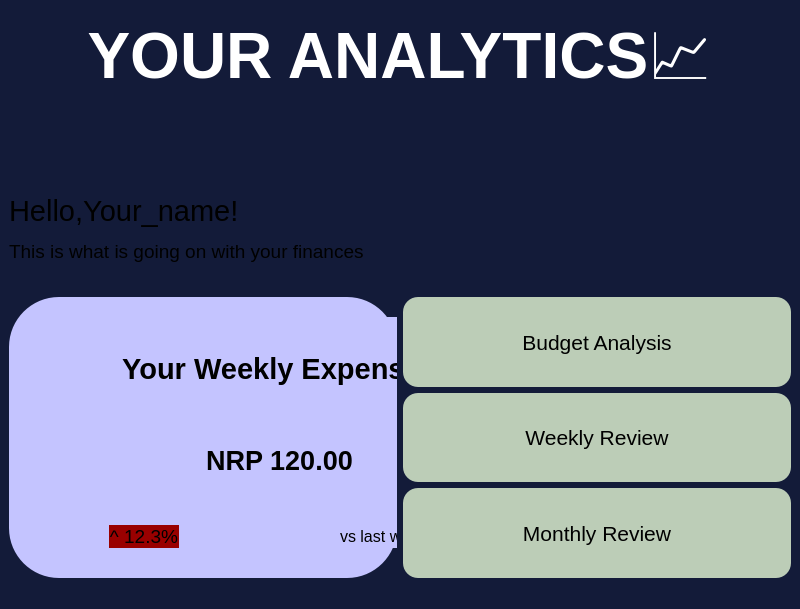
<?xml version="1.0" encoding="UTF-8"?>
<ui version="4.0">
 <class>analysisWindow</class>
 <widget class="QMainWindow" name="analysisWindow">
  <property name="geometry">
   <rect>
    <x>0</x>
    <y>0</y>
    <width>800</width>
    <height>609</height>
   </rect>
  </property>
  <property name="palette">
   <palette>
    <active>
     <colorrole role="Button">
      <brush brushstyle="SolidPattern">
       <color alpha="255">
        <red>19</red>
        <green>27</green>
        <blue>57</blue>
       </color>
      </brush>
     </colorrole>
     <colorrole role="ButtonText">
      <brush brushstyle="SolidPattern">
       <color alpha="255">
        <red>0</red>
        <green>0</green>
        <blue>0</blue>
       </color>
      </brush>
     </colorrole>
     <colorrole role="Base">
      <brush brushstyle="SolidPattern">
       <color alpha="255">
        <red>19</red>
        <green>27</green>
        <blue>57</blue>
       </color>
      </brush>
     </colorrole>
     <colorrole role="Window">
      <brush brushstyle="SolidPattern">
       <color alpha="255">
        <red>19</red>
        <green>27</green>
        <blue>57</blue>
       </color>
      </brush>
     </colorrole>
    </active>
    <inactive>
     <colorrole role="Button">
      <brush brushstyle="SolidPattern">
       <color alpha="255">
        <red>19</red>
        <green>27</green>
        <blue>57</blue>
       </color>
      </brush>
     </colorrole>
     <colorrole role="ButtonText">
      <brush brushstyle="SolidPattern">
       <color alpha="255">
        <red>0</red>
        <green>0</green>
        <blue>0</blue>
       </color>
      </brush>
     </colorrole>
     <colorrole role="Base">
      <brush brushstyle="SolidPattern">
       <color alpha="255">
        <red>19</red>
        <green>27</green>
        <blue>57</blue>
       </color>
      </brush>
     </colorrole>
     <colorrole role="Window">
      <brush brushstyle="SolidPattern">
       <color alpha="255">
        <red>19</red>
        <green>27</green>
        <blue>57</blue>
       </color>
      </brush>
     </colorrole>
    </inactive>
    <disabled>
     <colorrole role="Button">
      <brush brushstyle="SolidPattern">
       <color alpha="255">
        <red>19</red>
        <green>27</green>
        <blue>57</blue>
       </color>
      </brush>
     </colorrole>
     <colorrole role="Base">
      <brush brushstyle="SolidPattern">
       <color alpha="255">
        <red>19</red>
        <green>27</green>
        <blue>57</blue>
       </color>
      </brush>
     </colorrole>
     <colorrole role="Window">
      <brush brushstyle="SolidPattern">
       <color alpha="255">
        <red>19</red>
        <green>27</green>
        <blue>57</blue>
       </color>
      </brush>
     </colorrole>
    </disabled>
   </palette>
  </property>
  <property name="windowTitle">
   <string>MainWindow</string>
  </property>
  <property name="styleSheet">
   <string notr="true">background-color: #131b39;

</string>
  </property>
  <widget class="QWidget" name="centralwidget">
   <property name="styleSheet">
    <string notr="true">background-color: rgb(19, 27, 57);</string>
   </property>
   <layout class="QGridLayout" name="gridLayout">
    <item row="2" column="1">
     <layout class="QVBoxLayout" name="verticalLayout_4">
      <item>
       <widget class="QPushButton" name="pushButton_2">
        <property name="sizePolicy">
         <sizepolicy hsizetype="Expanding" vsizetype="Expanding">
          <horstretch>0</horstretch>
          <verstretch>0</verstretch>
         </sizepolicy>
        </property>
        <property name="styleSheet">
         <string notr="true">QPushButton {
    background-color: #bccdb7;
    border-radius: 15px;
    padding: 10px;
    font-size: 16pt;
    color: black; /* &lt;-- Text color */
}

QPushButton:hover {
    background-color: #b8e6c1;
    color: black; /* Ensure hover doesn't change text color */
}</string>
        </property>
        <property name="text">
         <string>Budget Analysis</string>
        </property>
       </widget>
      </item>
      <item>
       <widget class="QPushButton" name="pushButton_3">
        <property name="sizePolicy">
         <sizepolicy hsizetype="Expanding" vsizetype="Expanding">
          <horstretch>0</horstretch>
          <verstretch>0</verstretch>
         </sizepolicy>
        </property>
        <property name="minimumSize">
         <size>
          <width>40</width>
          <height>10</height>
         </size>
        </property>
        <property name="styleSheet">
         <string notr="true">QPushButton {
    background-color: #bccdb7;
    border-radius: 15px;
    padding: 10px;
    font-size: 16pt;
    color: black; /* &lt;-- Text color */
}

QPushButton:hover {
    background-color: #b8e6c1;
    color: black; /* Ensure hover doesn't change text color */
}</string>
        </property>
        <property name="text">
         <string>Weekly Review</string>
        </property>
       </widget>
      </item>
      <item>
       <widget class="QPushButton" name="pushButton_4">
        <property name="sizePolicy">
         <sizepolicy hsizetype="Expanding" vsizetype="Expanding">
          <horstretch>0</horstretch>
          <verstretch>0</verstretch>
         </sizepolicy>
        </property>
        <property name="styleSheet">
         <string notr="true">QPushButton {
    background-color: #bccdb7;
    border-radius: 15px;
    padding: 10px;
    font-size: 16pt;
    color: black; /* &lt;-- Text color */
}

QPushButton:hover {
    background-color: #b8e6c1;
    color: black; /* Ensure hover doesn't change text color */
}</string>
        </property>
        <property name="text">
         <string>Monthly Review</string>
        </property>
       </widget>
      </item>
     </layout>
    </item>
    <item row="0" column="0" colspan="2">
     <layout class="QVBoxLayout" name="verticalLayout">
      <item>
       <widget class="QLabel" name="label">
        <property name="sizePolicy">
         <sizepolicy hsizetype="Expanding" vsizetype="Expanding">
          <horstretch>0</horstretch>
          <verstretch>0</verstretch>
         </sizepolicy>
        </property>
        <property name="styleSheet">
         <string notr="true">background-color: rgb(19, 27, 57);</string>
        </property>
        <property name="text">
         <string>&lt;!DOCTYPE HTML PUBLIC &quot;-//W3C//DTD HTML 4.0//EN&quot; &quot;http://www.w3.org/TR/REC-html40/strict.dtd&quot;&gt;
&lt;html&gt;&lt;head&gt;&lt;meta name=&quot;qrichtext&quot; content=&quot;1&quot; /&gt;&lt;meta charset=&quot;utf-8&quot; /&gt;&lt;style type=&quot;text/css&quot;&gt;
p, li { white-space: pre-wrap; }
hr { height: 1px; border-width: 0; }
li.unchecked::marker { content: &quot;\2610&quot;; }
li.checked::marker { content: &quot;\2612&quot;; }
&lt;/style&gt;&lt;/head&gt;&lt;body style=&quot; font-family:'Segoe UI'; font-size:9pt; font-weight:400; font-style:normal;&quot;&gt;
&lt;p align=&quot;center&quot; style=&quot; margin-top:12px; margin-bottom:12px; margin-left:0px; margin-right:0px; -qt-block-indent:0; text-indent:0px;&quot;&gt;&lt;span style=&quot; font-size:48pt; font-weight:700; color:#ffffff;&quot;&gt;YOUR ANALYTICS&lt;/span&gt;&lt;span style=&quot; font-size:48pt; color:#ffffff;&quot;&gt;📈&lt;/span&gt;&lt;/p&gt;
&lt;p align=&quot;center&quot; style=&quot; margin-top:12px; margin-bottom:12px; margin-left:0px; margin-right:0px; -qt-block-indent:0; text-indent:0px;&quot;&gt;&lt;span style=&quot; font-weight:700; color:#ffffff;&quot;&gt;&lt;br /&gt;&lt;/span&gt;&lt;/p&gt;&lt;/body&gt;&lt;/html&gt;</string>
        </property>
       </widget>
      </item>
      <item>
       <widget class="QLabel" name="label_2">
        <property name="sizePolicy">
         <sizepolicy hsizetype="Expanding" vsizetype="Expanding">
          <horstretch>0</horstretch>
          <verstretch>0</verstretch>
         </sizepolicy>
        </property>
        <property name="palette">
         <palette>
          <active>
           <colorrole role="Button">
            <brush brushstyle="SolidPattern">
             <color alpha="255">
              <red>19</red>
              <green>27</green>
              <blue>57</blue>
             </color>
            </brush>
           </colorrole>
           <colorrole role="Base">
            <brush brushstyle="SolidPattern">
             <color alpha="255">
              <red>19</red>
              <green>27</green>
              <blue>57</blue>
             </color>
            </brush>
           </colorrole>
           <colorrole role="Window">
            <brush brushstyle="SolidPattern">
             <color alpha="255">
              <red>19</red>
              <green>27</green>
              <blue>57</blue>
             </color>
            </brush>
           </colorrole>
          </active>
          <inactive>
           <colorrole role="Button">
            <brush brushstyle="SolidPattern">
             <color alpha="255">
              <red>19</red>
              <green>27</green>
              <blue>57</blue>
             </color>
            </brush>
           </colorrole>
           <colorrole role="Base">
            <brush brushstyle="SolidPattern">
             <color alpha="255">
              <red>19</red>
              <green>27</green>
              <blue>57</blue>
             </color>
            </brush>
           </colorrole>
           <colorrole role="Window">
            <brush brushstyle="SolidPattern">
             <color alpha="255">
              <red>19</red>
              <green>27</green>
              <blue>57</blue>
             </color>
            </brush>
           </colorrole>
          </inactive>
          <disabled>
           <colorrole role="Button">
            <brush brushstyle="SolidPattern">
             <color alpha="255">
              <red>19</red>
              <green>27</green>
              <blue>57</blue>
             </color>
            </brush>
           </colorrole>
           <colorrole role="Base">
            <brush brushstyle="SolidPattern">
             <color alpha="255">
              <red>19</red>
              <green>27</green>
              <blue>57</blue>
             </color>
            </brush>
           </colorrole>
           <colorrole role="Window">
            <brush brushstyle="SolidPattern">
             <color alpha="255">
              <red>19</red>
              <green>27</green>
              <blue>57</blue>
             </color>
            </brush>
           </colorrole>
          </disabled>
         </palette>
        </property>
        <property name="text">
         <string>&lt;html&gt;&lt;head/&gt;&lt;body&gt;&lt;p&gt;&lt;span style=&quot; font-size:22pt; color:#000000;&quot;&gt;Hello,Your_name!&lt;/span&gt;&lt;/p&gt;&lt;p&gt;&lt;span style=&quot; font-size:14pt; color:#000000;&quot;&gt;This is what is going on with your finances&lt;/span&gt;&lt;/p&gt;&lt;/body&gt;&lt;/html&gt;</string>
        </property>
       </widget>
      </item>
     </layout>
    </item>
    <item row="2" column="0">
     <layout class="QVBoxLayout" name="verticalLayout_6">
      <item>
       <widget class="QFrame" name="frame_weekly">
        <property name="sizePolicy">
         <sizepolicy hsizetype="Expanding" vsizetype="Expanding">
          <horstretch>0</horstretch>
          <verstretch>0</verstretch>
         </sizepolicy>
        </property>
        <property name="styleSheet">
         <string notr="true">background-color: rgb(196, 196, 255);
border-radius:50px;l</string>
        </property>
        <property name="frameShape">
         <enum>QFrame::Shape::StyledPanel</enum>
        </property>
        <property name="frameShadow">
         <enum>QFrame::Shadow::Raised</enum>
        </property>
        <widget class="QWidget" name="gridLayoutWidget">
         <property name="geometry">
          <rect>
           <x>20</x>
           <y>20</y>
           <width>421</width>
           <height>231</height>
          </rect>
         </property>
         <layout class="QGridLayout" name="gridLayout_2">
          <property name="sizeConstraint">
           <enum>QLayout::SizeConstraint::SetDefaultConstraint</enum>
          </property>
          <property name="leftMargin">
           <number>80</number>
          </property>
          <property name="topMargin">
           <number>20</number>
          </property>
          <property name="horizontalSpacing">
           <number>1</number>
          </property>
          <property name="verticalSpacing">
           <number>0</number>
          </property>
          <item row="12" column="1" alignment="Qt::AlignmentFlag::AlignHCenter">
           <widget class="QLabel" name="label_6">
            <property name="sizePolicy">
             <sizepolicy hsizetype="Expanding" vsizetype="Expanding">
              <horstretch>0</horstretch>
              <verstretch>0</verstretch>
             </sizepolicy>
            </property>
            <property name="text">
             <string>&lt;html&gt;&lt;head/&gt;&lt;body&gt;&lt;p&gt;&lt;span style=&quot; font-size:12pt; color:#000000;&quot;&gt;vs last week&lt;/span&gt;&lt;/p&gt;&lt;/body&gt;&lt;/html&gt;</string>
            </property>
           </widget>
          </item>
          <item row="8" column="0" colspan="3" alignment="Qt::AlignmentFlag::AlignHCenter|Qt::AlignmentFlag::AlignVCenter">
           <widget class="QLabel" name="expense_label">
            <property name="sizePolicy">
             <sizepolicy hsizetype="Expanding" vsizetype="Expanding">
              <horstretch>0</horstretch>
              <verstretch>0</verstretch>
             </sizepolicy>
            </property>
            <property name="styleSheet">
             <string notr="true"/>
            </property>
            <property name="text">
             <string>&lt;html&gt;&lt;head/&gt;&lt;body&gt;&lt;p align=&quot;center&quot;&gt;&lt;span style=&quot; font-size:20pt; font-weight:700; color:#000000;&quot;&gt;NRP 120.00&lt;/span&gt;&lt;/p&gt;&lt;/body&gt;&lt;/html&gt;</string>
            </property>
           </widget>
          </item>
          <item row="9" column="0">
           <spacer name="verticalSpacer">
            <property name="orientation">
             <enum>Qt::Orientation::Vertical</enum>
            </property>
            <property name="sizeHint" stdset="0">
             <size>
              <width>20</width>
              <height>40</height>
             </size>
            </property>
           </spacer>
          </item>
          <item row="12" column="0">
           <widget class="QLabel" name="percentage_label">
            <property name="sizePolicy">
             <sizepolicy hsizetype="Expanding" vsizetype="Expanding">
              <horstretch>0</horstretch>
              <verstretch>0</verstretch>
             </sizepolicy>
            </property>
            <property name="minimumSize">
             <size>
              <width>10</width>
              <height>0</height>
             </size>
            </property>
            <property name="maximumSize">
             <size>
              <width>70</width>
              <height>50</height>
             </size>
            </property>
            <property name="styleSheet">
             <string notr="true">background-color: rgb(153, 0, 0);
border-radius:400;</string>
            </property>
            <property name="text">
             <string>&lt;html&gt;&lt;head/&gt;&lt;body&gt;&lt;p align=&quot;center&quot;&gt;&lt;span style=&quot; font-size:14pt;&quot;&gt;^ 12.3%&lt;/span&gt;&lt;/p&gt;&lt;/body&gt;&lt;/html&gt;</string>
            </property>
           </widget>
          </item>
          <item row="11" column="0">
           <spacer name="horizontalSpacer">
            <property name="orientation">
             <enum>Qt::Orientation::Horizontal</enum>
            </property>
            <property name="sizeHint" stdset="0">
             <size>
              <width>40</width>
              <height>20</height>
             </size>
            </property>
           </spacer>
          </item>
          <item row="0" column="2">
           <widget class="QPushButton" name="pushButton">
            <property name="sizePolicy">
             <sizepolicy hsizetype="Expanding" vsizetype="Expanding">
              <horstretch>0</horstretch>
              <verstretch>0</verstretch>
             </sizepolicy>
            </property>
            <property name="minimumSize">
             <size>
              <width>20</width>
              <height>15</height>
             </size>
            </property>
            <property name="maximumSize">
             <size>
              <width>0</width>
              <height>0</height>
             </size>
            </property>
            <property name="styleSheet">
             <string notr="true">
background-color: rgb(85, 170, 255);
border-radius:20px</string>
            </property>
            <property name="text">
             <string>↗️ </string>
            </property>
           </widget>
          </item>
          <item row="7" column="0" colspan="3">
           <widget class="QLabel" name="label_3">
            <property name="sizePolicy">
             <sizepolicy hsizetype="Expanding" vsizetype="Expanding">
              <horstretch>0</horstretch>
              <verstretch>0</verstretch>
             </sizepolicy>
            </property>
            <property name="styleSheet">
             <string notr="true"/>
            </property>
            <property name="text">
             <string>&lt;html&gt;&lt;head/&gt;&lt;body&gt;&lt;p align=&quot;center&quot;&gt;&lt;span style=&quot; font-size:22pt; font-weight:700; color:#000000;&quot;&gt;Your Weekly Expenses&lt;/span&gt;&lt;/p&gt;&lt;p align=&quot;center&quot;&gt;&lt;span style=&quot; font-size:22pt; font-weight:700;&quot;&gt;&lt;br/&gt;&lt;/span&gt;&lt;/p&gt;&lt;/body&gt;&lt;/html&gt;</string>
            </property>
           </widget>
          </item>
         </layout>
        </widget>
       </widget>
      </item>
     </layout>
    </item>
   </layout>
  </widget>
  <widget class="QMenuBar" name="menubar">
   <property name="geometry">
    <rect>
     <x>0</x>
     <y>0</y>
     <width>800</width>
     <height>17</height>
    </rect>
   </property>
  </widget>
  <widget class="QStatusBar" name="statusbar"/>
 </widget>
 <resources/>
 <connections/>
</ui>
